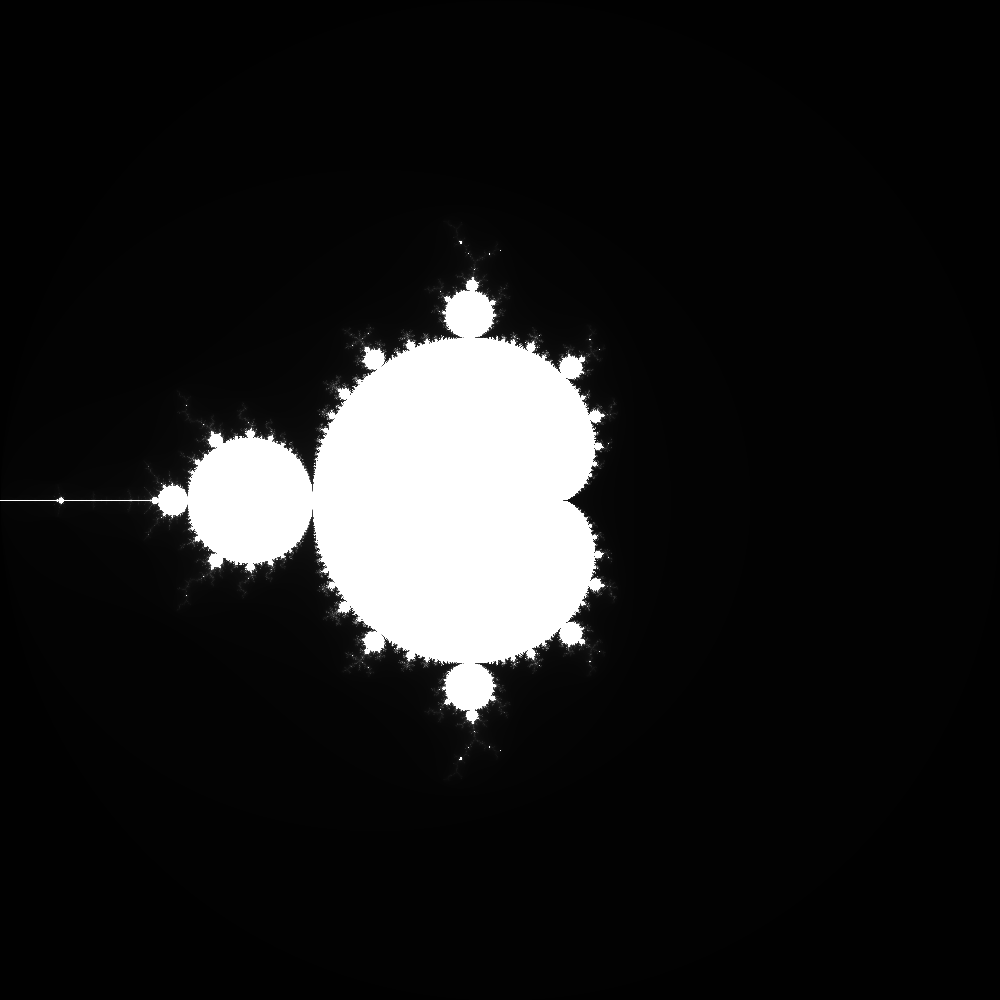

Here is the Python script that generated this plot:
# Mandelbrot Set and Fractals - 01/11/20
# Sources:
# This program creates 4 different pictures of fractals

# 1. Colour - This one creates a picture of a particularly itricate part of the Mandelbrot Set
# I made a colour palette that I then use to colour in the fractal by selecting a different colour
# bassed off of the last digit of the number returned by the Mandelbrot function (Range 0-255)

# 2. Smooth

# 3. Julia - A black and white picture of the Julia Set. I choose to just make this black and white
# because I think that this fractal just looks very pretty on it's own, and it has a lot more intricate
# details than the Mandelbrot Set

# I have also included a video and a seperate folder along with my Python script. I wanted to create
# an animated video of the Julia Set, but unfortuntley Python is a bit too slow to render that many frames
# so I made a seperate program using the Rust programming language that does just that. 
# I've included instructions in that folder to run that program if you would like.

from PIL import Image
import math, time
import colorsys

xSize = 1000
ySize = 1000
max_iterations = 255
escape_radius = 10

def mandelbrot(c, z=complex(0, 0), iterations=1):
    zNew = z**2 + c
    if abs(zNew) > 2 or iterations >= max_iterations:
        return (iterations, zNew)
    else:
        iterations += 1
        return mandelbrot(c, zNew, iterations)

def julia(c, z):
    iterations = 1
    zx = z[0]
    zy = z[1]
    while (zx * zx + zy * zy  < escape_radius**2 and iterations < max_iterations):
        xtemp = zx * zx - zy * zy 
        zy = 2 * zx * zy + c[1]
        zx = xtemp + c[0]

        iterations = iterations + 1

    return iterations    

'''
xLimits = (0.12, 0.22)
yLimits = (-0.65, -0.55)

startTime = time.time()
image = Image.new("RGB", (xSize, ySize))

for y in range(ySize):
    cy = y * (yLimits[1] - yLimits[0]) / ySize + yLimits[0]
    for x in range(xSize):
        cx = x * (xLimits[1] - xLimits[0]) / xSize + xLimits[0]
        mandelbrotNum = mandelbrot(complex(cx, cy))
        string = str(mandelbrotNum)
        finalDigit = int(string[len(string)-1])

        purple = (159, 0, 255)
        green = (0, 178, 51)
        yellow = (255, 237, 0)
        red = (255, 63, 49)
        blue = (0, 205, 255)

        if finalDigit == 0:
            image.putpixel((x, y), blue)
        elif finalDigit == 1:
            image.putpixel((x, y), (255, 255, 255))
        elif finalDigit == 2:
            image.putpixel((x, y), green)
        elif finalDigit == 3:
            image.putpixel((x, y), yellow)
        elif finalDigit == 4:
            image.putpixel((x, y), red)
        elif finalDigit == 5:
            image.putpixel((x, y), blue)
        elif finalDigit == 6:
            image.putpixel((x, y), purple)
        elif finalDigit == 7:
            image.putpixel((x, y), green)
        elif finalDigit == 8:
            image.putpixel((x, y), yellow)
        elif finalDigit == 9: 
            image.putpixel((x, y), red)

image.save("Mandelbrot1.png")
print(f"Finished Mandelbrot in {time.time() - startTime} seconds.")
'''
xLimits = (-2, 2)
yLimits = (-2, 2)

startTime = time.time()
image = Image.new("RGB", (xSize, ySize))

for y in range(ySize):
    cy = y * (yLimits[1] - yLimits[0]) / ySize + yLimits[0]
    for x in range(xSize):
        cx = x * (xLimits[1] - xLimits[0]) / xSize + xLimits[0]
        mandelbrotNum = mandelbrot(complex(cx, cy))
        abs_z = mandelbrotNum[1].real**2 + mandelbrotNum[1].imag**2
        if mandelbrotNum[0] < max_iterations:
            smooth_value = int(mandelbrotNum[0] - math.log2(abs(math.log(abs_z)) / math.log(max_iterations))) * 15
        else:
            smooth_value = 255
        image.putpixel((x, y), (smooth_value, smooth_value, smooth_value))

image.save("Mandelbrot2.png")
print(f"Finished Mandelbrot in {time.time() - startTime} seconds.")

xLimits = (-1.8, 1.8)
yLimits = (-1.8, 1.8)

startTime = time.time()
image = Image.new("RGB", (xSize, ySize))

for y in range(ySize):
    cy = y * (yLimits[1] - yLimits[0]) / ySize + yLimits[0]
    for x in range(xSize):
        cx = x * (xLimits[1] - xLimits[0]) / xSize + xLimits[0]
        juliaNum = julia((-0.7, 0.27015), (cx, cy))
        image.putpixel((x, y), (juliaNum, juliaNum, juliaNum))

image.save("Julia.png")
print(f"Finished Julia in {time.time() - startTime} seconds.")

# On my honour, I have neither given nor received unauthorised aid
# Isaac Marovitz